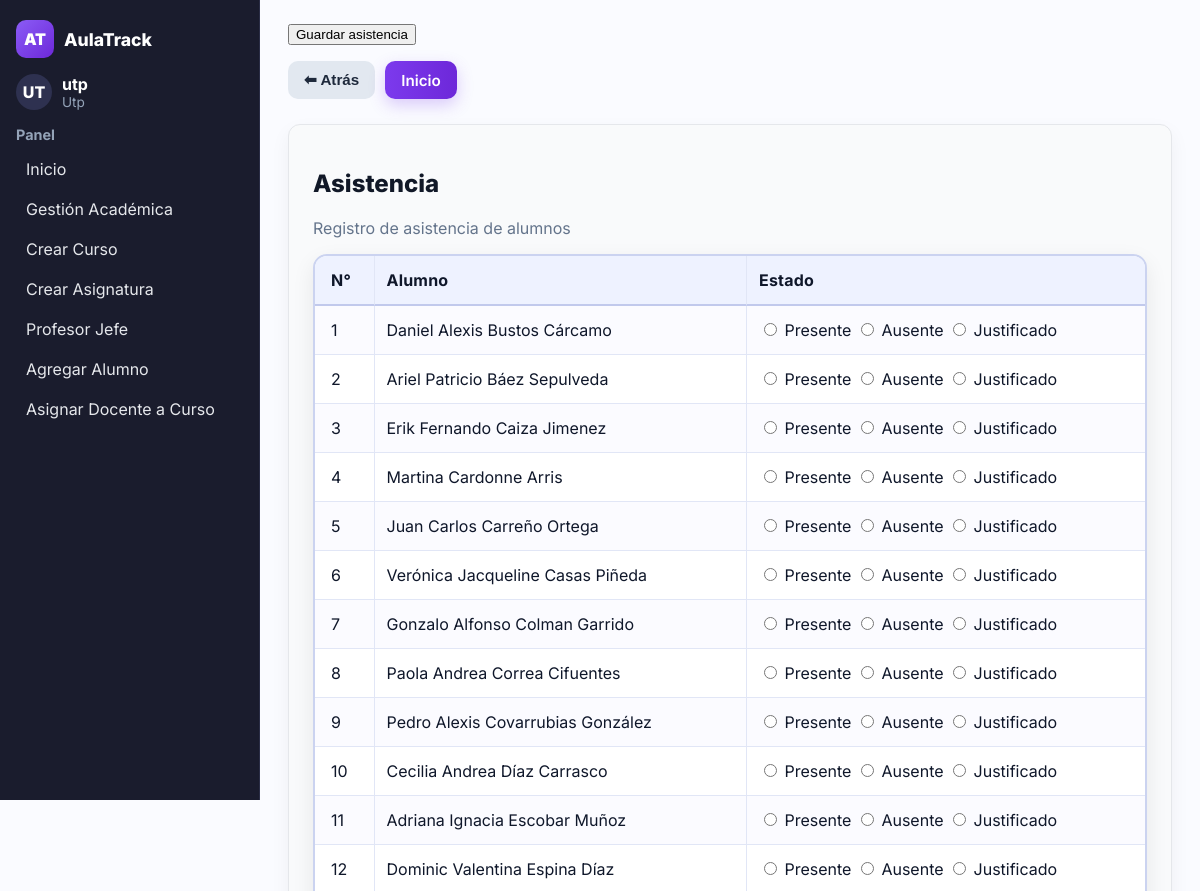
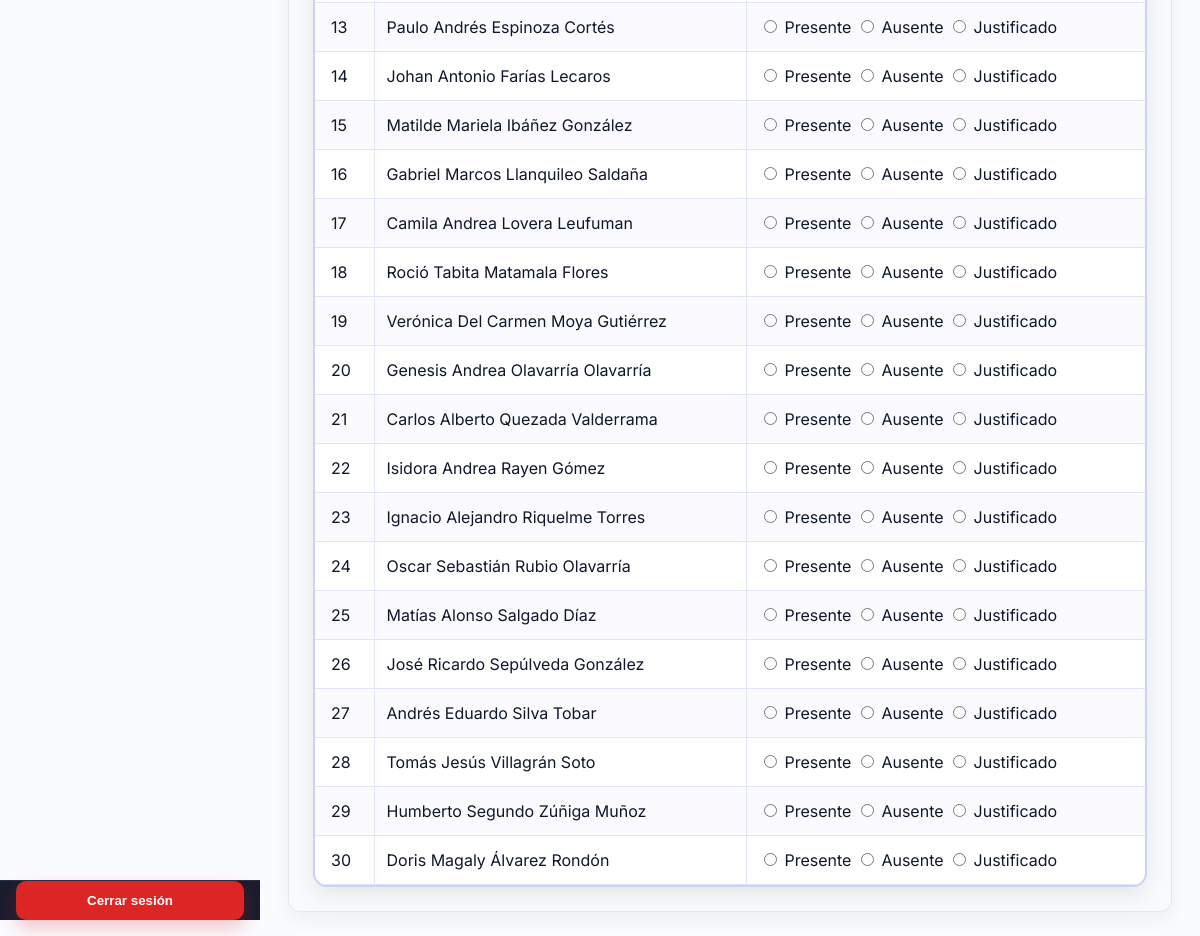
/asistencia/11/ (signed in), run on the app's committed database (2 pictures, top to bottom).
### usuarios/models.py (models this page shows, shortened)
class Usuario(AbstractUser):
    nombres = models.CharField(max_length=100)
    apellidos = models.CharField(max_length=100)
    rut = models.CharField(max_length=12, unique=True, validators=[rut_validator])
    ROLE_DOCENTE = 'docente'
    ROLE_UTP = 'utp'
    ROLE_INSPECTOR = 'inspector'
    ROLE_CHOICES = [
        (ROLE_DOCENTE, 'Docente'),
        (ROLE_UTP, 'UTP'),
        (ROLE_INSPECTOR, 'Inspector'),
    ]
    role = models.CharField(max_length=20, choices=ROLE_CHOICES)

class Alumno(models.Model):
    rut = models.CharField(
        max_length=12,
        unique=True,
        validators=[rut_validator],
        help_text="Formato: 12.345.678-9 o 12345678-9"
    )
    nombres = models.CharField(max_length=100)
    apellidos = models.CharField(max_length=100)
    fecha_nacimiento = models.DateField()
    contacto_emergencia = models.CharField(
        max_length=15,
        validators=[telefono_validator],
        help_text="Formato: +569XXXXXXXX"
    )
    curso = models.ForeignKey(Curso, on_delete=models.SET_NULL, null=True, blank=True)
    class Meta:
        ordering = ['apellidos', 'nombres']

### usuarios/views.py (the view, shortened to what this page needs)
# urls.py: path('asistencia/<int:curso_id>/', asistencia, name='asistencia'),
@login_required
def asistencia(request, curso_id):
    curso = get_object_or_404(Curso, id=curso_id)
    alumnos = Alumno.objects.filter(curso=curso).order_by('apellidos', 'nombres')
    fecha_filtrada = request.GET.get('fecha')
    if fecha_filtrada:
        asistencias = Asistencia.objects.filter(curso=curso, fecha=fecha_filtrada)
    else:
        asistencias = Asistencia.objects.filter(curso=curso, fecha=date.today())
    estados = {a.alumno.id: a.estado for a in asistencias}
    return render(request, 'asistencia.html', {
        'curso': curso,
        'alumnos': alumnos,
        'estados': estados,
        'today': date.today(),
    })

### usuarios/templatetags/dict_extras.py (called while the page is built)
@register.filter
def get_item(dictionary, key):
    if isinstance(dictionary, dict):
        return dictionary.get(key, '')
    return ''

### usuarios/templates/asistencia.html (shortened to what this page needs)
{% extends "base.html" %}
{% load static %}
{% load custom_tags %}
{% load static dict_extras %}
{% block extra_css %}
<link rel="stylesheet" href="{% static 'css/asistencia.css' %}">
{% endblock %}
{% block topbar %}
<button form="form-asistencia" class="topCta" type="submit">Guardar asistencia</button>
{% endblock %}
{% block content %}
<h2 class="sectionTitle">Asistencia</h2>
<p class="hint">Registro de asistencia de alumnos</p>
<form method="POST" id="form-asistencia">
  <table>
    <thead>
      <tr>
        <th>N°</th>
        <th>Alumno</th>
        <th>Estado</th>
      </tr>
    </thead>
    <tbody>
      {% for alumno in alumnos %}
      <tr>
        <td>{{ forloop.counter }}</td>
        <td>{{ alumno.nombres }} {{ alumno.apellidos }}</td>
        <td>
          <div>
  <label>
    <input type="radio" name="estado_{{ alumno.id }}" value="presente"
           {% if estados|get_item:alumno.id == "presente" %}checked{% endif %}>
    Presente
  </label>
  <label>
    <input type="radio" name="estado_{{ alumno.id }}" value="ausente"
           {% if estados|get_item:alumno.id == "ausente" %}checked{% endif %}>
    Ausente
  </label>
  <label>
    <input type="radio" name="estado_{{ alumno.id }}" value="justificado"
           {% if estados|get_item:alumno.id == "justificado" %}checked{% endif %}>
    Justificado
  </label>
</div>
        </td>
      </tr>
      {% empty %}
      <tr>
        <td colspan="3">No hay alumnos registrados</td>
      </tr>
      {% endfor %}
    </tbody>
  </table>
</form>
{% endblock %}

### usuarios/templates/base.html (shortened to what this page needs)
{% load static %}
<!DOCTYPE html>
<html lang="es">
<head>
    <link rel="stylesheet" href="{% static 'css/base.css' %}">
    {% block extra_css %}{% endblock %}
    <link rel="stylesheet" href="{% static 'css/global.css' %}">
</head>
<body>
<main class="app">
    <aside class="sidebar" aria-label="Barra lateral">
        <div class="sidebar-content">
            <div class="brand">
                <div class="logo">AT</div>
                <div class="name">AulaTrack</div>
            </div>
            {% if user.is_authenticated %}
            <div class="profile">
                <div class="avatar">{{ user.username|slice:":2"|upper }}</div>
                <div>
                    <div class="docente">{{ user.username }}</div>
                    <div class="rol">
                        {% if user.is_superuser %}
                            Superusuario
                        {% else %}
                            {{ user.role|title|default:"Sin rol" }}
                        {% endif %}
                    </div>
                </div>
            </div>
            <nav class="menu">
                <div class="nav-section">
                    <h4>Panel</h4>
                    <ul>
                        <li><a href="{% url 'usuarios:home_page' %}">Inicio</a></li>
                        {% if user.is_superuser %}
                            <li><a href="{% url 'usuarios:cursos_lista' %}">Gestión Académica</a></li>
                            <li><a href="{% url 'usuarios:crear_curso' %}">Crear Curso</a></li>
                            <li><a href="{% url 'usuarios:crear_asignatura' %}">Crear Asignatura</a></li>
                            <li><a href="{% url 'usuarios:asignar_profesor_jefe' %}">Profesor Jefe</a></li>
                            <li><a href="{% url 'usuarios:agregar_alumno' %}">Agregar Alumno</a></li>
                            <li><a href="{% url 'usuarios:gestion_usuario' %}">Usuarios</a></li>
                            <li><a href="{% url 'usuarios:historial_admin' %}">Historial</a></li>
                            <li><a href="{% url 'usuarios:asignar_docente_curso' %}">Asignar Docente a Curso</a></li>
                        {% elif user.role == "utp" %}
                            <li><a href="{% url 'usuarios:cursos_lista' %}">Gestión Académica</a></li>
                            <li><a href="{% url 'usuarios:crear_curso' %}">Crear Curso</a></li>
                            <li><a href="{% url 'usuarios:crear_asignatura' %}">Crear Asignatura</a></li>
                            <li><a href="{% url 'usuarios:asignar_profesor_jefe' %}">Profesor Jefe</a></li>
                            <li><a href="{% url 'usuarios:agregar_alumno' %}">Agregar Alumno</a></li>
                            <li><a href="{% url 'usuarios:asignar_docente_curso' %}">Asignar Docente a Curso</a></li>
                        {% elif user.role == "docente" %}
                            <li><a href="{% url 'usuarios:home_page' %}">Mis Cursos</a></li>
                        {% elif user.role == "alumno" %}
                            <li><a href="{% url 'usuarios:home_page' %}">Mi Inicio</a></li>
                        {% endif %}
                    </ul>
                </div>
            </nav>
            {% endif %}
        </div>
        {% if user.is_authenticated %}
        <div class="logout-fixed">
            <form method="post" action="{% url 'usuarios:logout' %}">
                <button type="submit" class="logout-btn">Cerrar sesión</button>
            </form>
        </div>
        {% endif %}
    </aside>
    <section class="main">
        <header class="topbar">
            {% block topbar %}{% endblock %}
        </header>
        {% if request.path != '/' and request.path != '/home/' %}
        <div class="nav-buttons fade-in">
            <button onclick="window.history.back()" class="btn btn-secondary">⬅ Atrás</button>
            <a href="{% url 'usuarios:home_page' %}" class="btn btn-prim">Inicio</a>
        </div>
        {% endif %}
        <div class="content">
            {% block content %}{% endblock %}
        </div>
    </section>
</main>
</body>
</html>

### usuarios/static/css/base.css (style rules this page uses)
:root { --brand-400:#b197fc; --brand-500:#a855f7; --brand-600:#8b5cf6; --brand-700:#7c3aed; --brand-800:#6d28d9; --side-bg:#1a1c2d; --side-border:#2a2d45; --side-hover:#2a2e49; --side-text:#e5e7eb; --side-muted:#94a3b8; --bg:#ffffff; --surface:#f9fafb; --border:#e5e7eb; --text:#0f172a; --danger:#dc2626; --danger-hover:#b91c1c; --radius:12px; --transition:all 0.25s ease; --shadow:0 8px 20px rgba(0,0,0,0.05); }
* { box-sizing:border-box }
html,body { height:100%;margin:0;font-family:"Inter",system-ui,sans-serif;background:var(--bg);color:var(--text); }
.app { display:grid; grid-template-columns:260px 1fr; min-height:100vh; }
.sidebar { background:var(--side-bg); color:var(--side-text); display:flex; flex-direction:column; justify-content:space-between; border-right:1px solid var(--side-border); position:sticky; top:0; height:100vh; }
.sidebar-content { padding:20px 16px 90px; overflow-y:auto; }
.brand { display:flex;align-items:center;gap:10px;margin-bottom:1rem; }
.logo { width:38px;height:38px;display:grid;place-items:center; border-radius:10px; background:linear-gradient(135deg,var(--brand-600),var(--brand-800)); color:#fff;font-weight:900; }
.name { font-weight:800;color:#fff;font-size:1.1rem; }
.profile { display:flex;align-items:center;gap:10px;margin:1rem 0; }
.avatar { width:36px;height:36px;border-radius:999px; background:#2e3150;color:#fff;font-weight:800; display:grid;place-items:center; }
.docente { font-weight:700;color:#fff; }
.rol { font-size:.85rem;color:var(--side-muted); }
.nav-section { margin-top:1rem; }
.nav-section h4 { margin:0 0 .5rem;color:var(--side-muted);font-size:.9rem;font-weight:700; }
.nav-section ul { list-style:none;margin:0;padding:0;display:grid;gap:4px; }
.nav-section a { display:block; padding:8px 10px; border-radius:8px; color:var(--side-text); transition:var(--transition); }
.logout-fixed { position:fixed; bottom:16px; left:0; width:260px; padding:0 16px 0; background:var(--side-bg); border-top:1px solid var(--side-border); }
.logout-btn { width:100%; padding:.75rem 1rem; border:0; border-radius:10px; background:var(--danger); color:#fff; font-weight:700; cursor:pointer; transition:var(--transition); box-shadow:0 8px 18px rgba(220,38,38,0.25); }
.main { background:var(--bg); padding:24px 28px; }
.topbar { display:flex; align-items:center; justify-content:space-between; margin-bottom:1rem; }
.content { background:var(--surface); border:1px solid var(--border); border-radius:var(--radius); padding:1.5rem; box-shadow:var(--shadow); }
a { color:var(--brand-500); text-decoration:none; transition:var(--transition); }

### usuarios/static/css/asistencia.css (style rules this page uses)
.main { background:#ffffff; color:#0f172a; }
.main h1, .main h2, .main h3 { color:#111827; }
.main .sectionTitle { color:#111827; }
.main .hint { color:#64748b; }
.main table { width:100%; border-collapse:separate; border-spacing:0; background:#ffffff; border:2px solid #cbd3f0; border-radius:14px; overflow:hidden; box-shadow:0 8px 22px rgba(2,6,23,.08); margin-top:10px; }
.main thead th { position:sticky; top:0; z-index:2; background:#eef2ff; color:#0f172a; text-align:left; padding:14px 12px; border-bottom:2px solid #c1c9ec; font-weight:700; letter-spacing:.2px; }
.main tbody td { padding:14px 12px; border-bottom:1.5px solid #e1e6f6; color:#0f172a; }
.main thead th + th, .main tbody td + td { border-left:1px solid #e1e6f6; }
.main tbody tr:nth-child(odd) { background:#fbfbff; }
.main tbody td:first-child, .main thead th:first-child { padding-left:16px; }
.main tbody td:last-child, .main thead th:last-child { padding-right:16px; }

### data on the page
Usuario: username "UT", username "utp", role "Utp"
Alumno: nombres "Daniel Alexis", apellidos "Bustos Cárcamo", id "☐ Presente", id "☐ Ausente", id "☐ Justificado"
Alumno: nombres "Ariel Patricio", apellidos "Báez Sepulveda", id "☐ Presente", id "☐ Ausente", id "☐ Justificado"
Alumno: nombres "Erik Fernando", apellidos "Caiza Jimenez", id "☐ Presente", id "☐ Ausente", id "☐ Justificado"
Alumno: nombres "Martina", apellidos "Cardonne Arris", id "☐ Presente", id "☐ Ausente", id "☐ Justificado"
Alumno: nombres "Juan Carlos", apellidos "Carreño Ortega", id "☐ Presente", id "☐ Ausente", id "☐ Justificado"
Alumno: nombres "Verónica Jacqueline", apellidos "Casas Piñeda", id "☐ Presente", id "☐ Ausente", id "☐ Justificado"
Alumno: nombres "Gonzalo Alfonso", apellidos "Colman Garrido", id "☐ Presente", id "☐ Ausente", id "☐ Justificado"
Alumno: nombres "Paola Andrea", apellidos "Correa Cifuentes", id "☐ Presente", id "☐ Ausente", id "☐ Justificado"
Alumno: nombres "Pedro Alexis", apellidos "Covarrubias González", id "☐ Presente", id "☐ Ausente", id "☐ Justificado"
Alumno: nombres "Cecilia Andrea", apellidos "Díaz Carrasco", id "☐ Presente", id "☐ Ausente", id "☐ Justificado"
Alumno: nombres "Adriana Ignacia", apellidos "Escobar Muñoz", id "☐ Presente", id "☐ Ausente", id "☐ Justificado"
Alumno: nombres "Dominic Valentina", apellidos "Espina Díaz", id "☐ Presente", id "☐ Ausente", id "☐ Justificado"
Alumno: nombres "Paulo Andrés", apellidos "Espinoza Cortés", id "☐ Presente", id "☐ Ausente", id "☐ Justificado"
Alumno: nombres "Johan Antonio", apellidos "Farías Lecaros", id "☐ Presente", id "☐ Ausente", id "☐ Justificado"
Alumno: nombres "Matilde Mariela", apellidos "Ibáñez González", id "☐ Presente", id "☐ Ausente", id "☐ Justificado"
Alumno: nombres "Gabriel Marcos", apellidos "Llanquileo Saldaña", id "☐ Presente", id "☐ Ausente", id "☐ Justificado"
Alumno: nombres "Camila Andrea", apellidos "Lovera Leufuman", id "☐ Presente", id "☐ Ausente", id "☐ Justificado"
Alumno: nombres "Roció Tabita", apellidos "Matamala Flores", id "☐ Presente", id "☐ Ausente", id "☐ Justificado"
Alumno: nombres "Verónica Del Carmen", apellidos "Moya Gutiérrez", id "☐ Presente", id "☐ Ausente", id "☐ Justificado"
Alumno: nombres "Genesis Andrea", apellidos "Olavarría Olavarría", id "☐ Presente", id "☐ Ausente", id "☐ Justificado"
Alumno: nombres "Carlos Alberto", apellidos "Quezada Valderrama", id "☐ Presente", id "☐ Ausente", id "☐ Justificado"
Alumno: nombres "Isidora Andrea", apellidos "Rayen Gómez", id "☐ Presente", id "☐ Ausente", id "☐ Justificado"
Alumno: nombres "Ignacio Alejandro", apellidos "Riquelme Torres", id "☐ Presente", id "☐ Ausente", id "☐ Justificado"
Alumno: nombres "Oscar Sebastián", apellidos "Rubio Olavarría", id "☐ Presente", id "☐ Ausente", id "☐ Justificado"
Alumno: nombres "Matías Alonso", apellidos "Salgado Díaz", id "☐ Presente", id "☐ Ausente", id "☐ Justificado"
Alumno: nombres "José Ricardo", apellidos "Sepúlveda González", id "☐ Presente", id "☐ Ausente", id "☐ Justificado"
Alumno: nombres "Andrés Eduardo", apellidos "Silva Tobar", id "☐ Presente", id "☐ Ausente", id "☐ Justificado"
Alumno: nombres "Tomás Jesús", apellidos "Villagrán Soto", id "☐ Presente", id "☐ Ausente", id "☐ Justificado"
Alumno: nombres "Humberto Segundo", apellidos "Zúñiga Muñoz", id "☐ Presente", id "☐ Ausente", id "☐ Justificado"
Alumno: nombres "Doris Magaly", apellidos "Álvarez Rondón", id "☐ Presente", id "☐ Ausente", id "☐ Justificado"
